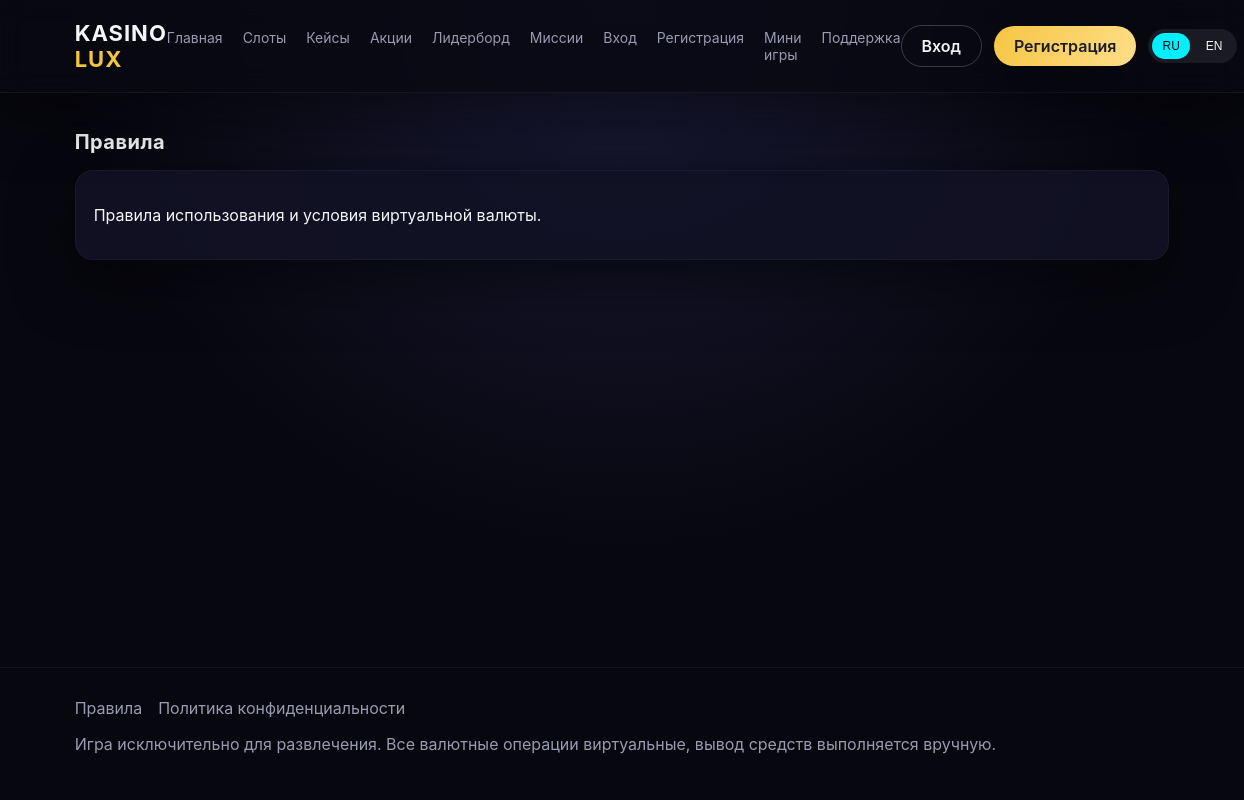
The page /terms.php on the database as committed earlier.
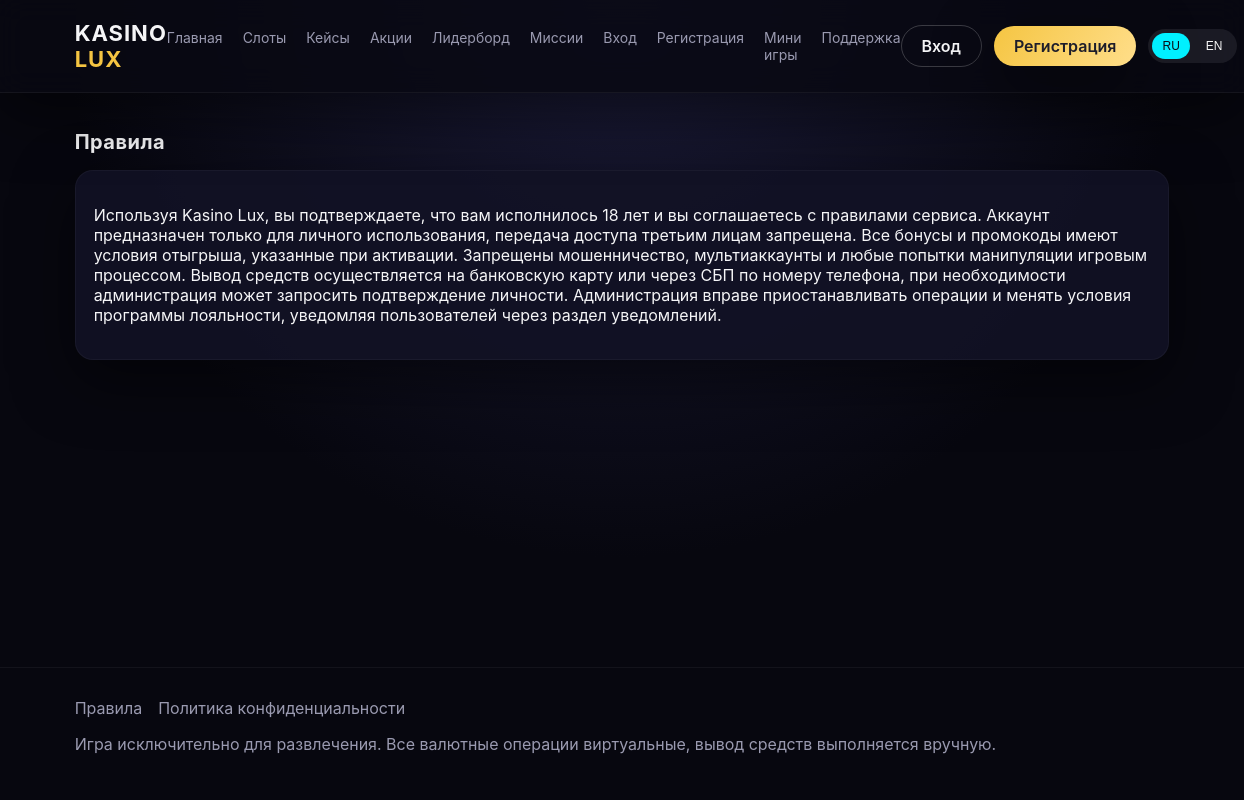
The same page on the database as committed later.
### tables this page shows
CREATE TABLE settings (
    id INT AUTO_INCREMENT PRIMARY KEY,
    name VARCHAR(100) NOT NULL UNIQUE,
    value TEXT NOT NULL
);

### config.php (called while the page is built)
<?php
return [
    'site' => [
        'name' => 'Kasino Lux',
        'base_url' => '',
        'default_language' => 'ru',
        'support_email' => 'support@example.com',
        'demo_mode' => false,
    ],
    'mail' => [
        'enabled' => false,
        'host' => 'smtp.example.com',
        'port' => 587,
        'encryption' => 'tls',
        'username' => 'smtp_user',
        'password' => 'smtp_password',
        'from_email' => 'support@example.com',
        'from_name' => 'Kasino Lux',
    ],
    'db' => [
        'host' => 'localhost',
        'name' => 'kasino',
        'user' => 'root',
        'pass' => '',
        'charset' => 'utf8mb4',
    ],
    'security' => [
        'session_name' => 'kasino_session',
        'csrf_key' => 'change_this_secret_key',
        'rate_limit' => [
            'login' => ['window' => 300, 'max' => 10],
            'spin' => ['window' => 60, 'max' => 120],
            'withdrawal' => ['window' => 3600, 'max' => 5],
        ],
    ],
    'payments' => [
        'sbp' => [
            'merchant_id' => 'SBP_MERCHANT_ID',
            'secret' => 'SBP_SECRET',
            'min_amount' => 100,
            'max_amount' => 100000,
        ],
    ],
    'bonuses' => [
        'daily_amount' => 50,
        'welcome_amount' => 500,
        'welcome_wager' => 20,
        'cashback_percent' => 5,
    ],
    'pwa' => [
        'name' => 'Kasino Lux',
        'short_name' => 'Kasino',
        'theme_color' => '#0b0b14',
        'background_color' => '#0b0b14',
    ],
    'game' => [
        'min_bet' => 10,
        'max_bet' => 1000,
    ],
];

### terms.php (the view, shortened to what this page needs)
<?php
require __DIR__ . '/helpers.php';
$stmt = db()->prepare('SELECT value FROM settings WHERE name = ?');
$stmt->execute(['terms']);
$content = $stmt->fetchColumn() ?: '';
?>
<section class="section">
    <h2><?php echo t('terms_title'); ?></h2>
    <div class="card">
        <p><?php echo htmlspecialchars($content, ENT_QUOTES); ?></p>
    </div>
</section>

Rows that differ between the two databases and show on the page:
changed settings: value "Правила использования и условия виртуальной валюты." → "Используя Kasino Lux, вы подтверждаете, что вам исполнилось 18 лет и вы соглашаетесь с правилами сервиса. Аккаунт предназначен только для личного использования, передача доступа третьим лицам запрещена. Все бонусы и промокоды имеют условия отыгрыша, указанные при активации. Запрещены мошенничество, мультиаккаунты и любые попытки манипуляции игровым процессом. Вывод средств осуществляется на банковскую карту или через СБП по номеру телефона, при необходимости администрация может запросить подтверждение личности. Администрация вправе приостанавливать операции и менять условия программы лояльности, уведомляя пользователей через раздел уведомлений."
